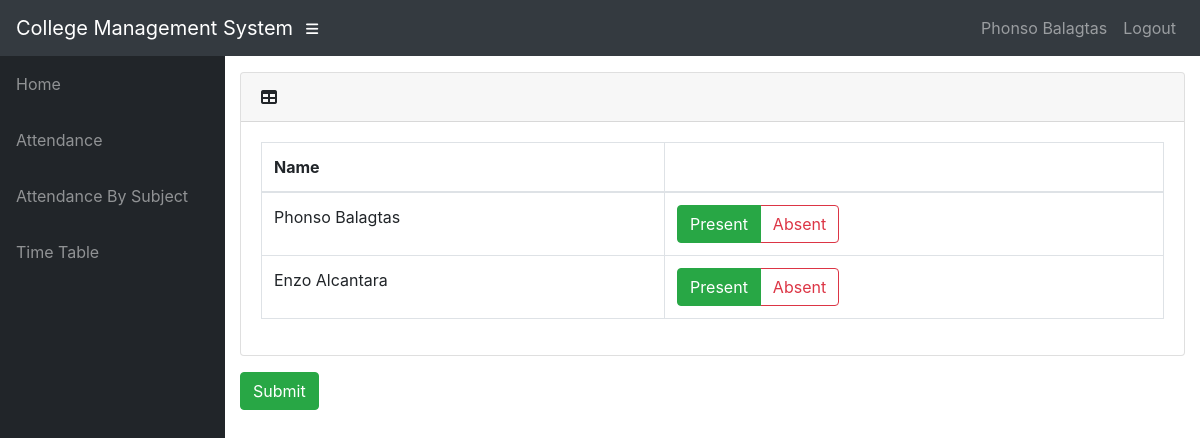
Page /info/teacher/890/Edit_att/ (signed in) on the committed database.
### info/models.py (models this page shows, shortened)
class User(AbstractUser):
    @property
    def is_student(self):
        if hasattr(self, 'student'):
            return True
        return False

class Student(models.Model):
    user = models.OneToOneField(User, on_delete=models.CASCADE, null=True)
    class_id = models.ForeignKey(Class, on_delete=models.CASCADE, default=1)
    USN = models.CharField(primary_key='True', max_length=9, validators=[MinLengthValidator(9), MaxLengthValidator(9)])
    name = models.CharField(max_length=200)
    DOB = models.DateField(default='1998-01-01')

class Attendance(models.Model):
    course = models.ForeignKey(Course, on_delete=models.CASCADE)
    student = models.ForeignKey(Student, on_delete=models.CASCADE)
    attendanceclass = models.ForeignKey(AttendanceClass, on_delete=models.CASCADE, default=1)
    date = models.DateField(default=datetime.date.today)
    status = models.BooleanField(default='True')

### info/views.py (the view)
# urls.py: path('teacher/<int:ass_c_id>/Edit_att/', views.edit_att, name='edit_att'),
@login_required()
def edit_att(request, ass_c_id):
    assc = get_object_or_404(AttendanceClass, id=ass_c_id)
    cr = assc.assign.course
    att_list = Attendance.objects.filter(attendanceclass=assc, course=cr)
    context = {
        'assc': assc,
        'att_list': att_list,
    }
    return render(request, 'info/t_edit_att.html', context)

### info/templates/info/t_edit_att.html (shortened to what this page needs)
{% extends 'info/base.html' %}
{% block content %}
<form action="{% url 'confirm' assc.id %}" method="post">
    <div class="card mb-3">
        <div class="card-header">
          <i class="fas fa-table"></i>
         <b>{{ dept1.name }}</b></div>
        <div class="card-body">
          <div class="table-responsive">
            <table class="table table-bordered" id="dataTable" width="100%" cellspacing="0">
              <thead>
                <tr>
                    <th>Name</th>
                    <th></th>
                </tr>
              </thead>
                <tbody>
                    {% for att in att_list %}
                    <tr>
                    <td>{{att.student.name}}</td>
                    <td>
                        <div class="btn-group btn-group-toggle" data-toggle="buttons">
                                {% if att.status %}
                                <label class="btn btn-outline-success active">
                                    <input type="radio" name="{{ att.student.USN }}" id="option1" autocomplete="off" value="present" checked> Present
                                </label>
                                <label class="btn btn-outline-danger">
                                    <input type="radio" name="{{ att.student.USN }}" id="option2" autocomplete="off" value="absent"> Absent
                                </label>
                                {% endif %}
                        </div>
                    </td>
                    </tr>
                {% endfor %}
                </tbody>
            </table>
          </div>
        </div>
      </div>
    <input class="btn btn-success" type="submit" value="Submit">
</form>
{% endblock %}

### info/templates/info/base.html (shortened to what this page needs)
<!DOCTYPE html>
<html lang="en">
  <head>
      {% load static %}
    <link href="{% static '/info/bootstrap/vendor/bootstrap/css/bootstrap.min.css' %}" rel="stylesheet">
    <link href="{% static '/info/bootstrap/vendor/fontawesome-free/css/all.min.css' %}" rel="stylesheet" type="text/css">
    <link href="{% static '/info/bootstrap/vendor/datatables/dataTables.bootstrap4.css' %}" rel="stylesheet">
    <link href="{% static '/info/bootstrap/css/sb-admin.css' %}" rel="stylesheet">
  </head>
  <body id="page-top">
    <nav class="navbar navbar-expand navbar-dark bg-dark static-top">
      <a class="navbar-brand mr-1" href="{% url 'index' %}">College Management System</a>
      <button class="btn btn-link btn-sm text-white order-1 order-sm-0" id="sidebarToggle" href="#">
        <i class="fas fa-bars"></i>
      </button>
        <div class="collapse navbar-collapse" id="navbarResponsive">
          <ul class="navbar-nav ml-auto">
            <li class="nav-item">
                {% if request.user.is_student %}
                    <a class="nav-link text-capitalize">{{ request.user.student.name }}</a>
                {% elif request.user.is_teacher %}
                    <a class="nav-link text-capitalize">{{ request.user.teacher.name }}</a>
                {% endif %}
            </li>
            <li class="nav-item">
                <a class="nav-link" href="#" data-toggle="modal" data-target="#logoutModal">Logout</a>
            </li>
          </ul>
        </div>
    </nav>
    <div id="wrapper">
      <ul class="sidebar navbar-nav">
            <li class="nav-item">
              <a class="nav-link" href="{% url 'index' %}">
                <span>Home</span>
              </a>
            </li>
        {% if request.user.is_student %}
            <li class="nav-item">
              <a class="nav-link" href="{% url 'attendance' request.user.student.USN %}">
                <span>Attendance</span>
              </a>
            </li>
            <li class="nav-item">
              <a class="nav-link" href="{% url 'attendance' request.user.student.USN %}">
                <span>Attendance By Subject</span>
              </a>
            </li>
              <li class="nav-item">
              <a class="nav-link" href="{% url 'timetable' request.user.student.class_id_id %}">
                <span>Time Table</span>
              </a>
            </li>
        {% endif %}
      </ul>
      <div id="content-wrapper">
        <div class="container-fluid">
            {% block content %}
            {% endblock %}
        </div>
      </div>
    </div>
  </body>
</html>

### rows in the picture
User: user.student.name "Phonso Balagtas"
Attendance: student.name "Phonso Balagtas"
Attendance: student.name "Enzo Alcantara"
